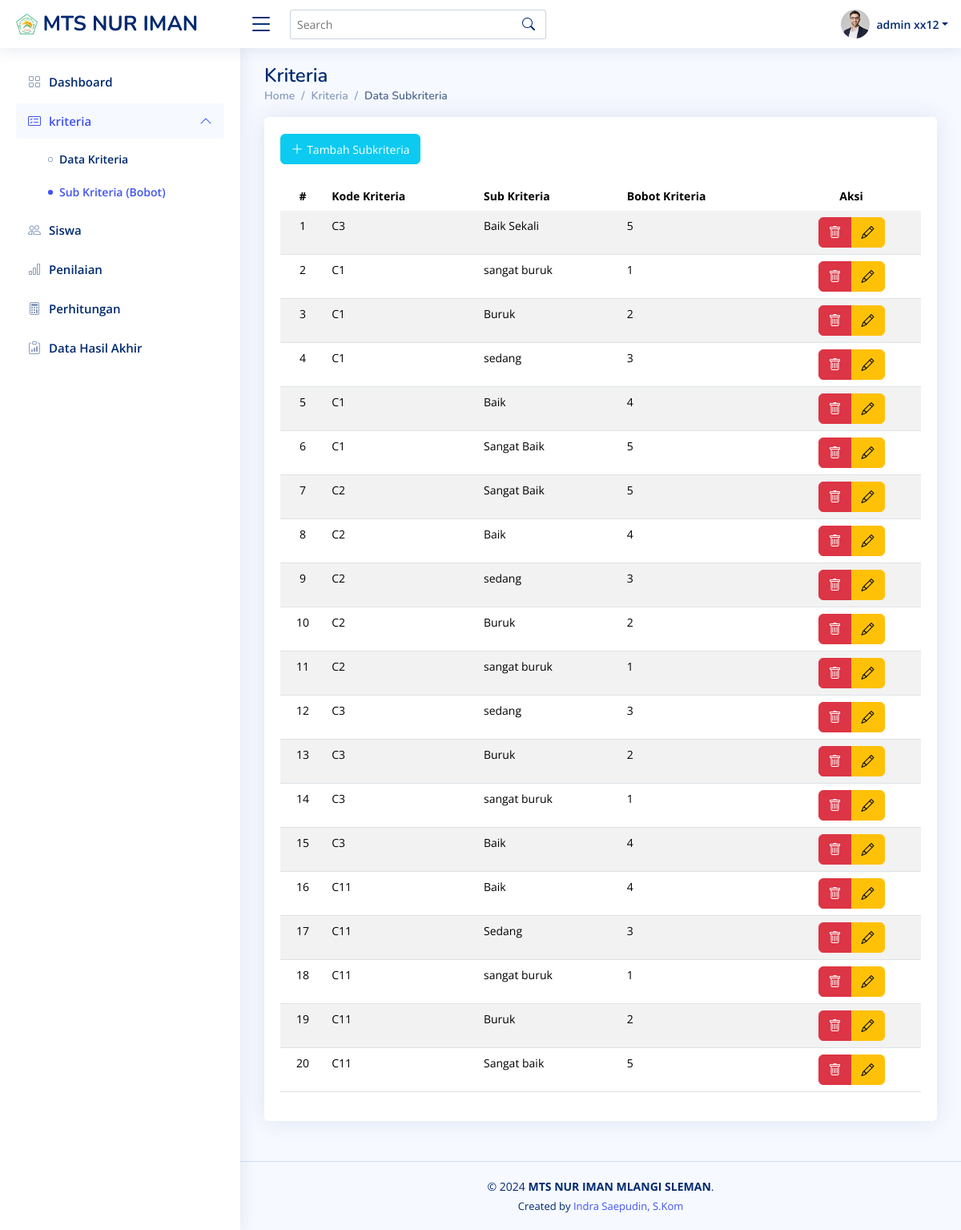
The app's page /kriteria/sub_lihat_kriteria.php (signed in) with its own data.
### tables this page shows
CREATE TABLE `sub_kriteria` (
  `id_sub_kriteria` int(11) NOT NULL,
  `kode_kriteria` varchar(50) DEFAULT NULL,
  `sub_kriteria` varchar(255) DEFAULT NULL,
  `bobot_sub_kriteria` float DEFAULT NULL
);

### kriteria/sub_lihat_kriteria.php (the view, shortened to what this page needs)
<?php
include '../conn.php';
?>
<!DOCTYPE html>
<html lang="en">
<head>
  <link href="../assets/template/NiceAdmin/assets/vendor/bootstrap/css/bootstrap.min.css" rel="stylesheet">
  <link href="../assets/template/NiceAdmin/assets/vendor/bootstrap-icons/bootstrap-icons.css" rel="stylesheet">
  <link href="../assets/template/NiceAdmin/assets/vendor/boxicons/css/boxicons.min.css" rel="stylesheet">
  <link href="../assets/template/NiceAdmin/assets/vendor/quill/quill.snow.css" rel="stylesheet">
  <link href="../assets/template/NiceAdmin/assets/vendor/quill/quill.bubble.css" rel="stylesheet">
  <link href="../assets/template/NiceAdmin/assets/vendor/remixicon/remixicon.css" rel="stylesheet">
  <link href="../assets/template/NiceAdmin/assets/vendor/simple-datatables/style.css" rel="stylesheet">
  <link href="../assets/template/NiceAdmin/assets/css/style.css" rel="stylesheet">
  <link rel="stylesheet" href="https://cdn.jsdelivr.net/npm/sweetalert2@11/dist/sweetalert2.min.css">
</head>
<body>
  <header id="header" class="header fixed-top d-flex align-items-center">
    <div class="d-flex align-items-center justify-content-between">
      <a href="../dashboard.php" class="logo d-flex align-items-center">
        <img src="../assets/img/logo-mts.png" alt="">
        <span class="d-none d-lg-block"> MTS NUR IMAN</span>
      </a>
      <i class="bi bi-list toggle-sidebar-btn"></i>
    </div>
    <div class="search-bar">
      <form class="search-form d-flex align-items-center" method="POST" action="#">
        <input type="text" name="query" placeholder="Search" title="Enter search keyword">
        <button type="submit" title="Search"><i class="bi bi-search"></i></button>
      </form>
    </div>
    <nav class="header-nav ms-auto">
      <ul class="d-flex align-items-center">
        <li class="nav-item dropdown pe-3">
          <a class="nav-link nav-profile d-flex align-items-center pe-0" href="#" data-bs-toggle="dropdown">
            <img src="../assets/template/NiceAdmin/assets/img/profile-img.jpg" alt="Profile" class="rounded-circle">
            <span class="d-none d-md-block dropdown-toggle ps-2"> <?php echo $_SESSION['admin']['nama']; ?></span>
          </a>
        </li>
      </ul>
    </nav>
  </header>
  <aside id="sidebar" class="sidebar">
    <ul class="sidebar-nav" id="sidebar-nav">
      <li class="nav-item">
        <a class="nav-link collapsed" href="../dashboard.php">
          <i class="bi bi-grid"></i>
          <span>Dashboard</span>
        </a>
      </li>
      <li class="nav-item">
        <a class="nav-link" data-bs-target="#kriteria-nav" data-bs-toggle="collapse" href="#">
          <i class="bi bi-card-checklist"></i><span>kriteria</span><i class="bi bi-chevron-down ms-auto"></i>
        </a>
        <ul id="kriteria-nav" class="nav-content" data-bs-parent="#sidebar-nav">
          <li>
            <a href="../data_kriteria.php">
              <i class="bi bi-circle"></i><span>Data Kriteria</span>
            </a>
          </li>
          <li>
            <a href="sub_lihat_kriteria.php" class="active">
              <i class="bi bi-circle"></i><span>Sub Kriteria (Bobot)</span>
            </a>
          </li>
        </ul>
      </li>
      <li class="nav-item">
        <a class="nav-link collapsed" href="../siswa/lihat_siswa.php">
          <i class="bi bi-people"></i>
          <span>Siswa</span>
        </a>
      </li>
      <li class="nav-item">
        <a class="nav-link collapsed" href="../penilaian/lihat_penilaian.php">
          <i class="bi bi-bar-chart"></i>
          <span>Penilaian</span>
        </a>
      </li>
      <li class="nav-item">
        <a class="nav-link collapsed" href="../perhitungan/perhitungan_psi.php">
          <i class="bi bi-calculator"></i>
          <span>Perhitungan</span>
        </a>
      </li>
      <li class="nav-item">
        <a class="nav-link collapsed" href="../hasil_akhir/hasil_akhir.php">
          <i class="bi bi-clipboard-data"></i>
          <span>Data Hasil Akhir</span>
        </a>
      </li>
    </ul>
  </aside>
  <main id="main" class="main">
    <div class="pagetitle">
      <h1>Kriteria</h1>
      <nav>
        <ol class="breadcrumb">
          <li class="breadcrumb-item">Home</li>
          <li class="breadcrumb-item">Kriteria</li>
          <li class="breadcrumb-item active">Data Subkriteria</li>
        </ol>
      </nav>
    </div>
    <section class="section dashboard">
      <div class="row">
        <div class="col-lg-12">
          <div class="card recent-sales overflow-auto">
            <div class="card-body">
              <div class="table-responsive"> <br>
                <button type="button" class="text-white btn btn-info bi bi-plus-lg">
                  <a class="text-white small" href="sub_tambah_kriteria.php">Tambah Subkriteria</a>
                </button><br><br>
                <table class="table table-striped datatable">
                  <thead>
                    <tr>
                      <th scope="col" class="text-center">#</th>
                      <th scope="col">Kode Kriteria</th>
                      <th scope="col">Sub Kriteria</th>
                      <th scope="col">Bobot Kriteria</th>
                      <th scope="col" class="text-center">Aksi</th>
                    </tr>
                  </thead>
                  <tbody>
                    <?php
                    $query = "SELECT * FROM sub_kriteria";
                    $result = $conn->query($query);
                    if ($result->num_rows > 0) {
                      $nomor = 1;
                      while ($row = $result->fetch_assoc()) {
                        echo "<tr>";
                        echo "<td class='text-center'>{$nomor}</td>";
                        echo "<td>{$row['kode_kriteria']}</td>";
                        echo "<td>{$row['sub_kriteria']}</td>";
                        echo "<td>{$row['bobot_sub_kriteria']}</td>";
                        echo "<td class='text-center'>";
                        echo "<div class='btn-group' role='group'>";
                        echo "<button class='btn btn-danger delete-kriteria' data-id='" . $row['id_sub_kriteria'] . "'><i class='bi bi-trash'></i></button>";
                        echo "<a href='sub_edit_kriteria.php?id={$row['id_sub_kriteria']}' class='btn btn-warning'><i class='bi bi-pencil'></i></a>";
                        echo "</div>";
                        echo "</td>";
                        echo "</tr>";
                        $nomor++;
                      }
                    } else {
                      echo "<tr><td colspan='5' class='text-center'>Tidak ada data kriteria.</td></tr>";
                    }
                    ?>
                  </tbody>
                </table>
              </div>
            </div>
          </div>
        </div>
      </div>
    </section>
  </main>
  <footer id="footer" class="footer">
    <div class="copyright">
      &copy; <?php echo date('Y'); ?> <strong>MTS NUR IMAN MLANGI SLEMAN</strong>.
      <div class="credits">
        Created by <a href="#" target="_blank">Indra Saepudin, S.Kom</a>
      </div>
    </div>
  </footer>
</body>
</html>

### assets/template/NiceAdmin/assets/css/style.css (style rules this page uses)
:root { scroll-behavior: smooth; }
body { font-family: "Open Sans", sans-serif; background: #f6f9ff; color: #444444; }
a { color: #4154f1; text-decoration: none; }
h1, h2, h3, h4, h5, h6 { font-family: "Nunito", sans-serif; }
#main { margin-top: 60px; padding: 20px 30px; transition: all 0.3s; }
.pagetitle { margin-bottom: 10px; }
.pagetitle h1 { font-size: 24px; margin-bottom: 0; font-weight: 600; color: #012970; }
.card { margin-bottom: 30px; border: none; border-radius: 5px; box-shadow: 0px 0 30px rgba(1, 41, 112, 0.1); }
.card-body { padding: 0 20px 20px 20px; }
.breadcrumb { font-size: 14px; font-family: "Nunito", sans-serif; color: #899bbd; font-weight: 600; }
.breadcrumb .breadcrumb-item::before { color: #899bbd; }
.breadcrumb .active { color: #51678f; font-weight: 600; }
.logo { line-height: 1; }
@media (min-width: 1200px) { .logo { width: 280px; } }
.logo img { max-height: 26px; margin-right: 6px; }
.logo span { font-size: 26px; font-weight: 700; color: #012970; font-family: "Nunito", sans-serif; }
.header { transition: all 0.5s; z-index: 997; height: 60px; box-shadow: 0px 2px 20px rgba(1, 41, 112, 0.1); background-color: #fff; padding-left: 20px; }
.header .toggle-sidebar-btn { font-size: 32px; padding-left: 10px; cursor: pointer; color: #012970; }
.header .search-bar { min-width: 360px; padding: 0 20px; }
.header .search-form { width: 100%; }
.header .search-form input { border: 0; font-size: 14px; color: #012970; border: 1px solid rgba(1, 41, 112, 0.2); padding: 7px 38px 7px 8px; border-radius: 3px; transition: 0.3s; width: 100%; }
.header .search-form button { border: 0; padding: 0; margin-left: -30px; background: none; }
.header .search-form button i { color: #012970; }
.header-nav ul { list-style: none; }
.header-nav>ul { margin: 0; padding: 0; }
.header-nav .nav-profile { color: #012970; }
.header-nav .nav-profile img { max-height: 36px; }
.header-nav .nav-profile span { font-size: 14px; font-weight: 600; }
.sidebar { position: fixed; top: 60px; left: 0; bottom: 0; width: 300px; z-index: 996; transition: all 0.3s; padding: 20px; overflow-y: auto; scrollbar-width: thin; scrollbar-color: #aab7cf transparent; box-shadow: 0px 0px 20px rgba(1, 41, 112, 0.1); background-color: #fff; }
@media (min-width: 1200px) { #main, #footer { margin-left: 300px; } }
.sidebar-nav { padding: 0; margin: 0; list-style: none; }
.sidebar-nav li { padding: 0; margin: 0; list-style: none; }
.sidebar-nav .nav-item { margin-bottom: 5px; }
.sidebar-nav .nav-link { display: flex; align-items: center; font-size: 15px; font-weight: 600; color: #4154f1; transition: 0.3; background: #f6f9ff; padding: 10px 15px; border-radius: 4px; }
.sidebar-nav .nav-link i { font-size: 16px; margin-right: 10px; color: #4154f1; }
.sidebar-nav .nav-link.collapsed { color: #012970; background: #fff; }
.sidebar-nav .nav-link.collapsed i { color: #899bbd; }
.sidebar-nav .nav-link .bi-chevron-down { margin-right: 0; transition: transform 0.2s ease-in-out; }
.sidebar-nav .nav-link:not(.collapsed) .bi-chevron-down { transform: rotate(180deg); }
.sidebar-nav .nav-content { padding: 5px 0 0 0; margin: 0; list-style: none; }
.sidebar-nav .nav-content a { display: flex; align-items: center; font-size: 14px; font-weight: 600; color: #012970; transition: 0.3; padding: 10px 0 10px 40px; transition: 0.3s; }
.sidebar-nav .nav-content a i { font-size: 6px; margin-right: 8px; line-height: 0; border-radius: 50%; }
.sidebar-nav .nav-content a:hover, .sidebar-nav .nav-content a.active { color: #4154f1; }
.sidebar-nav .nav-content a.active i { background-color: #4154f1; }
.dashboard .recent-sales { font-size: 14px; }
.dashboard .recent-sales .table thead { background: #f6f6fe; }
.dashboard .recent-sales .table thead th { border: 0; }
.footer { padding: 20px 0; font-size: 14px; transition: all 0.3s; border-top: 1px solid #cddfff; }
.footer .copyright { text-align: center; color: #012970; }
.footer .credits { padding-top: 5px; text-align: center; font-size: 13px; color: #012970; }

### records on screen
sub_kriteria: kode_kriteria "C3", sub_kriteria "Baik Sekali", bobot_sub_kriteria "5"
sub_kriteria: kode_kriteria "C1", sub_kriteria "sangat buruk", bobot_sub_kriteria "1"
sub_kriteria: kode_kriteria "C1", sub_kriteria "Buruk", bobot_sub_kriteria "2"
sub_kriteria: kode_kriteria "C1", sub_kriteria "sedang", bobot_sub_kriteria "3"
sub_kriteria: kode_kriteria "C1", sub_kriteria "Baik", bobot_sub_kriteria "4"
sub_kriteria: kode_kriteria "C1", sub_kriteria "Sangat Baik", bobot_sub_kriteria "5"
sub_kriteria: kode_kriteria "C2", sub_kriteria "Sangat Baik", bobot_sub_kriteria "5"
sub_kriteria: kode_kriteria "C2", sub_kriteria "Baik", bobot_sub_kriteria "4"
sub_kriteria: kode_kriteria "C2", sub_kriteria "sedang", bobot_sub_kriteria "3"
sub_kriteria: kode_kriteria "C2", sub_kriteria "Buruk", bobot_sub_kriteria "2"
sub_kriteria: kode_kriteria "C2", sub_kriteria "sangat buruk", bobot_sub_kriteria "1"
sub_kriteria: kode_kriteria "C3", sub_kriteria "sedang", bobot_sub_kriteria "3"
sub_kriteria: kode_kriteria "C3", sub_kriteria "Buruk", bobot_sub_kriteria "2"
sub_kriteria: kode_kriteria "C3", sub_kriteria "sangat buruk", bobot_sub_kriteria "1"
sub_kriteria: kode_kriteria "C3", sub_kriteria "Baik", bobot_sub_kriteria "4"
sub_kriteria: kode_kriteria "C11", sub_kriteria "Baik", bobot_sub_kriteria "4"
sub_kriteria: kode_kriteria "C11", sub_kriteria "Sedang", bobot_sub_kriteria "3"
sub_kriteria: kode_kriteria "C11", sub_kriteria "sangat buruk", bobot_sub_kriteria "1"
sub_kriteria: kode_kriteria "C11", sub_kriteria "Buruk", bobot_sub_kriteria "2"
sub_kriteria: kode_kriteria "C11", sub_kriteria "Sangat baik", bobot_sub_kriteria "5"

### other values on screen
$_SESSION['admin']['nama'] "admin xx12"
